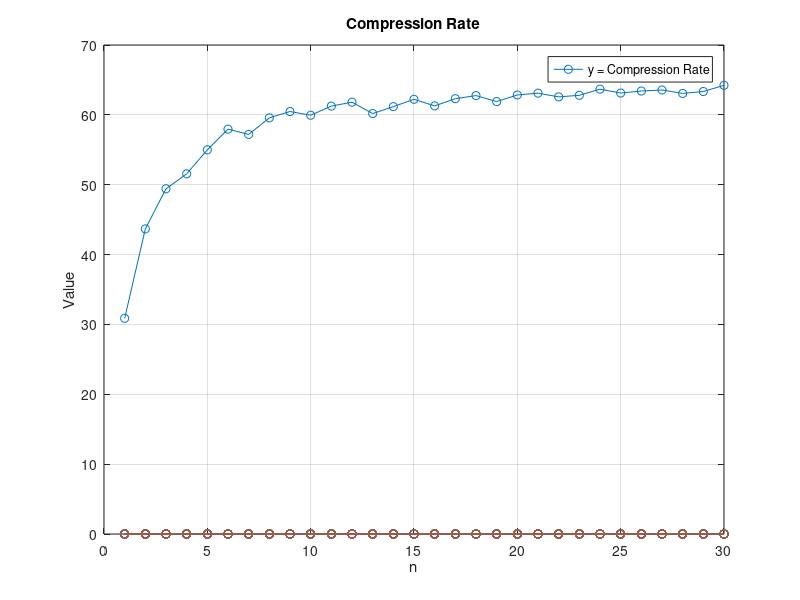

Source code (MATLAB):
sizes = [
16119330, ...
11394092, ...
10070414, ...
 9651978, ...
 9049568, ...
 8586936, ...
 8700622, ...
 8354194, ...
 8229104, ...
 8301906, ...
 8124662, ...
 8050938, ...
 8269024, ...
 8134648, ...
 7997328, ...
 8120426, ...
 7986174, ...
 7929996, ...
 8039750, ...
 7918820, ...
 7886004, ...
 7953092, ...
 7924954, ...
 7815148, ...
 7884020, ...
 7848162, ...
 7829458, ...
 7891178, ...
 7856728, ...
 7748512];


function y = GetRate(size)
    uncompressed_size = 480 * 360 * 24 * 120;
    y = uncompressed_size / size;
end

x = [1:30];
y = zeros(30);
for i = 1:30
    y(i) = GetRate(sizes(i));
end


plot(x, y, '-o');   
hold on;

legend('y = Compression Rate');
xlabel('n');
ylabel('Value');
title('Compression Rate');
grid on;